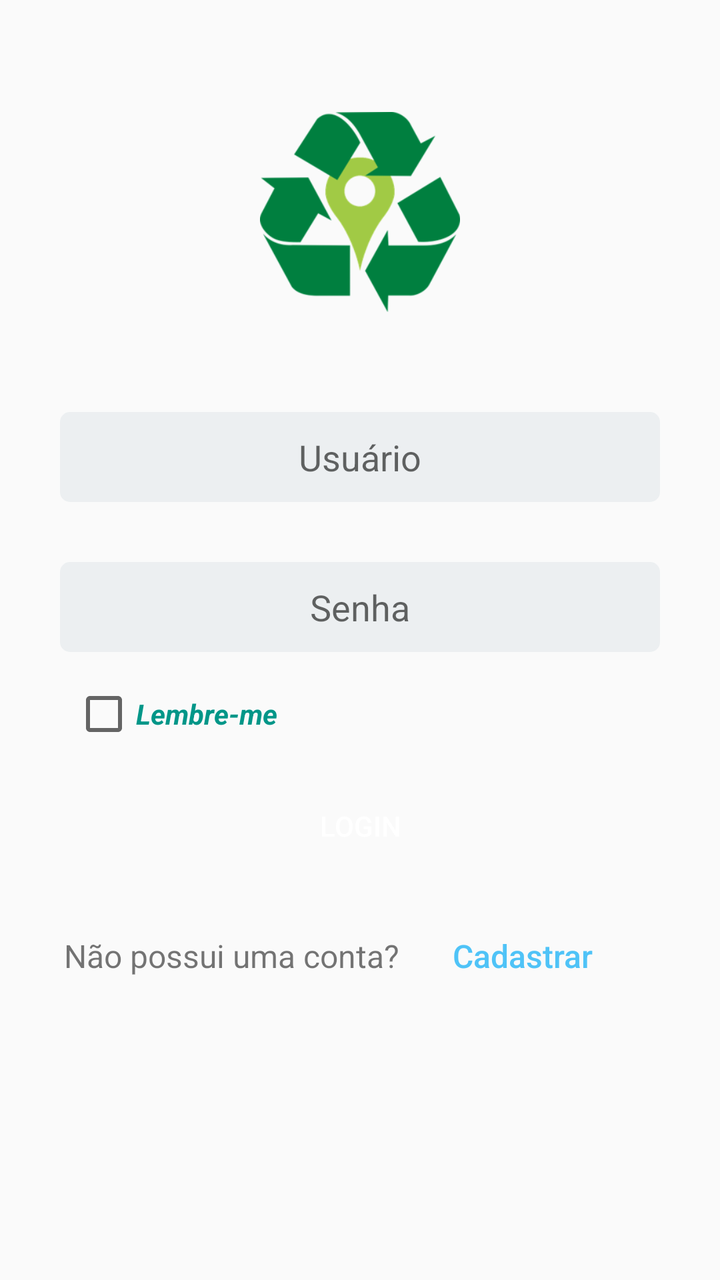
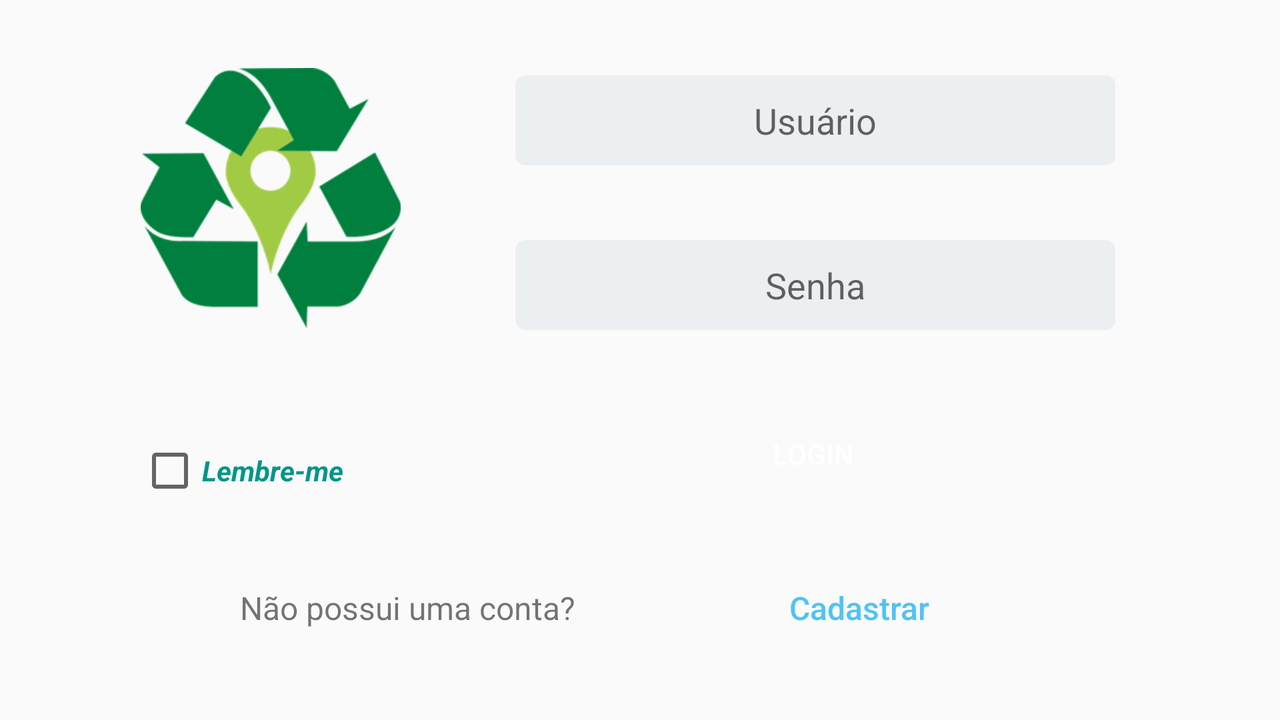

Two renders of one Android screen. The first uses the default layout on a phone; the second uses the alternative layout the repository ships for a different screen configuration, on a matching device. The two XML files are below.
<!-- AndroidManifest.xml: application theme AppTheme -->
<!-- res/layout/activity_login.xml -->
<?xml version="1.0" encoding="utf-8"?>
<LinearLayout
    xmlns:android="http://schemas.android.com/apk/res/android"
    xmlns:app="http://schemas.android.com/apk/res-auto"
    xmlns:tools="http://schemas.android.com/tools"
    android:layout_width="match_parent"
    android:layout_height="match_parent"
    android:orientation="vertical"
    android:layout_margin="16dp"
    tools:context="br.com.fabappu9.ecoloc.CadastradoActivity">


    <ImageView
        android:layout_width="100dp"
        android:layout_height="100dp"
        android:layout_gravity="center"
        android:layout_marginBottom="50dp"
        android:layout_marginTop="40dp"
        android:src="@drawable/ecoloc" />


    <EditText
        android:id="@+id/txtLoginUser"
        android:layout_width="300dp"
        android:layout_height="45dp"
        android:layout_gravity="center"
        android:ellipsize="start"
        android:gravity="center"
        android:background="@drawable/rounded_edit_text"
        android:hint="Usuário"
        android:inputType="text" />

    <EditText
        android:id="@+id/txtLoginPass"
        android:layout_width="300dp"
        android:layout_height="45dp"
        android:ellipsize="start"
        android:gravity="center"
        android:layout_gravity="center"
        android:layout_marginBottom="15dp"
        android:layout_marginTop="30dp"
        android:background="@drawable/rounded_edit_text"
        android:hint="Senha"
        android:inputType="textPassword" />

    <CheckBox
        android:id="@+id/check_lembre_me"
        android:layout_width="wrap_content"
        android:layout_height="wrap_content"
        android:backgroundTint="#009688"
        android:textColor="#009688"
        android:text="Lembre-me"
        android:layout_marginLeft="20dp"
        android:layout_marginBottom="15dp"
        android:textStyle="bold|italic"/>

    <Button
        android:id="@+id/LoginButton"
        android:layout_width="200dp"
        android:layout_height="50dp"
        android:layout_gravity="center"
        android:background="@drawable/login_button"
        android:text="Login"
        android:textColor="#fff" />

    <LinearLayout
        android:layout_width="match_parent"
        android:weightSum="2"
        android:layout_margin="16dp"
        android:layout_height="wrap_content"
        android:orientation="horizontal">

        <TextView
            android:id="@+id/textView"
            android:layout_width="0dp"
            android:layout_weight="1.3"
            android:layout_height="wrap_content"
            android:text="Não possui uma conta? "
            android:textSize="16sp" />


        <Button
            android:id="@+id/CadastrarButton"
            android:layout_width="0dp"
            android:layout_weight=".5"
            android:layout_height="wrap_content"
            android:text="Cadastrar"
            android:textAllCaps="false"
            android:background="@android:color/transparent"
            android:textColor="@color/colorPrimary"
            android:textSize="16sp"/>

    </LinearLayout>

</LinearLayout>
<!-- resources referenced by this layout -->
<resources>
  <color name="colorPrimary">#4FC3F7</color>
  <!-- drawable ecoloc: png bitmap (drawable-xxhdpi, 19621 bytes) -->
  <!-- drawable rounded_edit_text (drawable) -->
  <?xml version="1.0" encoding="utf-8"?>
  <shape  xmlns:android="http://schemas.android.com/apk/res/android"
      android:shape="rectangle" android:padding="10dp">
      <solid android:color="#ECEFF1" />
      <corners
          android:bottomRightRadius="5dp"
          android:bottomLeftRadius="5dp"
          android:topLeftRadius="5dp"
          android:topRightRadius="5dp" />
  </shape>
  <style name="AppTheme" parent="Theme.AppCompat.Light.DarkActionBar">
          
          <item name="colorPrimary">@color/colorPrimary</item>
          <item name="colorPrimaryDark">@color/colorPrimaryDark</item>
          <item name="colorAccent">@color/colorAccent</item>
      </style>
  <color name="colorPrimaryDark">#303F9F</color>
  <color name="colorAccent">#FF4081</color>
</resources>
<!-- res/layout-land/activity_login.xml (the repository's variant of the layout above) -->
<!-- drawn on the phone turned sideways -->
<?xml version="1.0" encoding="utf-8"?>
<android.support.constraint.ConstraintLayout
    xmlns:android="http://schemas.android.com/apk/res/android"
    xmlns:app="http://schemas.android.com/apk/res-auto"
    xmlns:tools="http://schemas.android.com/tools"
    android:layout_width="match_parent"
    android:layout_height="match_parent"
    android:orientation="vertical"
    android:layout_margin="16dp"
    tools:context="br.com.fabappu9.ecoloc.CadastradoActivity">


    <ImageView
        android:id="@+id/imageView"
        android:layout_width="130dp"
        android:layout_height="130dp"
        android:layout_gravity="center"
        android:layout_marginBottom="8dp"
        android:layout_marginLeft="8dp"
        android:layout_marginRight="8dp"
        android:layout_marginTop="8dp"
        android:src="@drawable/ecoloc"
        app:layout_constraintBottom_toBottomOf="parent"
        app:layout_constraintHorizontal_bias="0.1"
        app:layout_constraintLeft_toLeftOf="parent"
        app:layout_constraintRight_toRightOf="parent"
        app:layout_constraintTop_toTopOf="parent"
        app:layout_constraintVertical_bias="0.055" />


    <EditText
        android:id="@+id/txtLoginUser"
        android:layout_width="300dp"
        android:layout_height="45dp"
        android:layout_gravity="center"
        android:ellipsize="start"
        android:gravity="center"
        android:background="@drawable/rounded_edit_text"
        android:hint="Usuário"
        android:inputType="text"
        app:layout_constraintTop_toTopOf="parent"
        android:layout_marginTop="8dp"
        app:layout_constraintBottom_toBottomOf="parent"
        android:layout_marginBottom="8dp"
        android:layout_marginLeft="8dp"
        app:layout_constraintLeft_toLeftOf="parent"
        android:layout_marginRight="8dp"
        app:layout_constraintRight_toRightOf="parent"
        app:layout_constraintVertical_bias="0.051"
        app:layout_constraintHorizontal_bias="0.8" />

    <EditText
        android:id="@+id/txtLoginPass"
        android:layout_width="300dp"
        android:layout_height="45dp"
        android:ellipsize="start"
        android:gravity="center"
        android:layout_gravity="center"
        android:background="@drawable/rounded_edit_text"
        android:hint="Senha"
        android:inputType="textPassword"
        android:layout_marginLeft="8dp"
        app:layout_constraintLeft_toLeftOf="parent"
        android:layout_marginRight="8dp"
        app:layout_constraintRight_toRightOf="parent"
        app:layout_constraintTop_toTopOf="parent"
        android:layout_marginTop="8dp"
        app:layout_constraintBottom_toBottomOf="parent"
        android:layout_marginBottom="8dp"
        app:layout_constraintHorizontal_bias="0.8"
        app:layout_constraintVertical_bias="0.36" />

    <CheckBox
        android:id="@+id/check_lembre_me"
        android:layout_width="wrap_content"
        android:layout_height="wrap_content"
        android:backgroundTint="#009688"
        android:textColor="#009688"
        android:text="Lembre-me"
        android:textStyle="bold|italic"
        android:layout_marginRight="8dp"
        app:layout_constraintRight_toRightOf="parent"
        android:layout_marginLeft="8dp"
        app:layout_constraintLeft_toLeftOf="parent"
        app:layout_constraintTop_toTopOf="parent"
        android:layout_marginTop="8dp"
        app:layout_constraintBottom_toBottomOf="@+id/linearLayout"
        android:layout_marginBottom="8dp"
        app:layout_constraintHorizontal_bias="0.092"
        app:layout_constraintVertical_bias="0.74" />

    <Button
        android:id="@+id/LoginButton"
        android:layout_width="200dp"
        android:layout_height="50dp"
        android:layout_gravity="center"
        android:background="@drawable/login_button"
        android:text="Login"
        android:textColor="#fff"
        android:layout_marginRight="8dp"
        app:layout_constraintRight_toRightOf="parent"
        android:layout_marginLeft="8dp"
        app:layout_constraintLeft_toLeftOf="parent"
        app:layout_constraintTop_toTopOf="parent"
        android:layout_marginTop="8dp"
        app:layout_constraintBottom_toBottomOf="parent"
        android:layout_marginBottom="8dp"
        app:layout_constraintVertical_bias="0.68"
        app:layout_constraintHorizontal_bias="0.72" />

    <LinearLayout
        android:id="@+id/linearLayout"
        android:layout_width="400dp"
        android:layout_height="48dp"
        android:layout_margin="16dp"
        android:layout_marginBottom="8dp"
        android:layout_marginLeft="8dp"
        android:layout_marginRight="8dp"
        android:layout_marginTop="8dp"
        android:orientation="horizontal"
        android:weightSum="2"
        app:layout_constraintBottom_toBottomOf="parent"
        app:layout_constraintHorizontal_bias="0.5"
        app:layout_constraintLeft_toLeftOf="parent"
        app:layout_constraintRight_toRightOf="parent"
        app:layout_constraintTop_toTopOf="parent"
        app:layout_constraintVertical_bias="1.0">

        <TextView
            android:id="@+id/textView"
            android:layout_width="0dp"
            android:layout_height="wrap_content"
            android:layout_weight="1.3"
            android:text="Não possui uma conta? "
            android:textSize="16sp" />


        <Button
            android:id="@+id/CadastrarButton"
            android:layout_width="0dp"
            android:layout_height="wrap_content"
            android:layout_weight=".5"
            android:background="@android:color/transparent"
            android:text="Cadastrar"
            android:textAllCaps="false"
            android:textColor="@color/colorPrimary"
            android:textSize="16sp" />

    </LinearLayout>

</android.support.constraint.ConstraintLayout>
